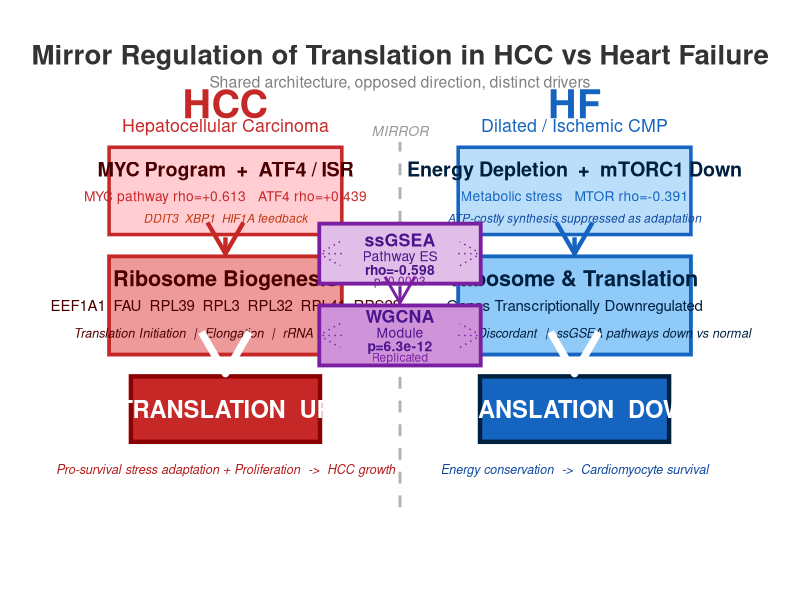

Generate this figure with R:
library(ggplot2)
library(grid)

PROJ_DIR <- "D:/R_projects/revision_analysis"

# Simple 3-color palette
red  <- "#C62828"
blue <- "#1565C0"
purp <- "#7B1FA2"
grey <- "grey30"

# Set up 16:9 canvas with grid units
# Layout: [HCC panel | MIDDLE | HF panel]
# HCC: x=0.1-0.42, MID: x=0.42-0.58, HF: x=0.58-0.9
# Y ranges: 0.1 to 0.9

p <- ggplot() +
  # Title
  annotate("text", x=0.5, y=0.95, label="Mirror Regulation of Translation in HCC vs Heart Failure",
           fontface="bold", size=7, color="grey20") +
  annotate("text", x=0.5, y=0.90, label="Shared architecture, opposed direction, distinct drivers",
           size=4, color="grey50") +

  # Disease labels
  annotate("text", x=0.26, y=0.86, label="HCC", fontface="bold", size=10, color=red) +
  annotate("text", x=0.74, y=0.86, label="HF", fontface="bold", size=10, color=blue) +
  annotate("text", x=0.26, y=0.82, label="Hepatocellular Carcinoma", size=4.5, color=red) +
  annotate("text", x=0.74, y=0.82, label="Dilated / Ischemic CMP", size=4.5, color=blue) +

  # Vertical divider
  annotate("segment", x=0.50, xend=0.50, y=0.12, yend=0.79, linetype="dashed", color="grey70", linewidth=1) +
  annotate("text", x=0.50, y=0.81, label="MIRROR", size=3.5, color="grey60", fontface="italic") +

  # ===== HCC BOX 1: Upstream (y: 0.64-0.77, x: 0.10-0.42) =====
  annotate("rect", xmin=0.10, xmax=0.42, ymin=0.62, ymax=0.78, fill="#FFCDD2", color=red, linewidth=1.2) +
  annotate("text", x=0.26, y=0.74, label="MYC Program  +  ATF4 / ISR", fontface="bold", size=5, color="#4A0000") +
  annotate("text", x=0.26, y=0.69, label="MYC pathway rho=+0.613   ATF4 rho=+0.439", size=3.5, color=red) +
  annotate("text", x=0.26, y=0.65, label="DDIT3  XBP1  HIF1A feedback", size=3, color="#BF360C", fontface="italic") +

  # ===== HCC BOX 2: Translation (y: 0.42-0.58, x: 0.10-0.42) =====
  annotate("rect", xmin=0.10, xmax=0.42, ymin=0.40, ymax=0.58, fill="#EF9A9A", color=red, linewidth=1.3) +
  annotate("text", x=0.26, y=0.54, label="Ribosome Biogenesis", fontface="bold", size=5.5, color="#4A0000") +
  annotate("text", x=0.26, y=0.49, label="EEF1A1  FAU  RPL39  RPL3  RPL32  RPL41  RPS28", size=3.8, color="#4A0000") +
  annotate("text", x=0.26, y=0.44, label="Translation Initiation  |  Elongation  |  rRNA Processing", size=3.2, color="#4A0000", fontface="italic") +

  # ===== HCC BOX 3: Output (y: 0.26-0.36, x: 0.13-0.39) =====
  annotate("rect", xmin=0.13, xmax=0.39, ymin=0.24, ymax=0.36, fill=red, color="#8B0000", linewidth=1.5) +
  annotate("text", x=0.26, y=0.30, label="TRANSLATION  UP", fontface="bold", size=6, color="white") +

  annotate("text", x=0.26, y=0.19, label="Pro-survival stress adaptation + Proliferation  ->  HCC growth",
           size=3.2, color="#B71C1C", fontface="italic") +

  # ===== HF BOX 1: Upstream (y: 0.64-0.77, x: 0.58-0.90) =====
  annotate("rect", xmin=0.58, xmax=0.90, ymin=0.62, ymax=0.78, fill="#BBDEFB", color=blue, linewidth=1.2) +
  annotate("text", x=0.74, y=0.74, label="Energy Depletion  +  mTORC1 Down", fontface="bold", size=5, color="#002040") +
  annotate("text", x=0.74, y=0.69, label="Metabolic stress   MTOR rho=-0.391", size=3.5, color=blue) +
  annotate("text", x=0.74, y=0.65, label="ATP-costly synthesis suppressed as adaptation", size=3, color="#0D47A1", fontface="italic") +

  # ===== HF BOX 2: Translation (y: 0.42-0.58, x: 0.58-0.90) =====
  annotate("rect", xmin=0.58, xmax=0.90, ymin=0.40, ymax=0.58, fill="#90CAF9", color=blue, linewidth=1.3) +
  annotate("text", x=0.74, y=0.54, label="Ribosome & Translation", fontface="bold", size=5.5, color="#002040") +
  annotate("text", x=0.74, y=0.49, label="Genes Transcriptionally Downregulated", size=3.8, color="#002040") +
  annotate("text", x=0.74, y=0.44, label="7 Hub Genes Discordant  |  ssGSEA pathways down vs normal", size=3.2, color="#002040", fontface="italic") +

  # ===== HF BOX 3: Output (y: 0.26-0.36, x: 0.61-0.87) =====
  annotate("rect", xmin=0.61, xmax=0.87, ymin=0.24, ymax=0.36, fill=blue, color="#002040", linewidth=1.5) +
  annotate("text", x=0.74, y=0.30, label="TRANSLATION  DOWN", fontface="bold", size=6, color="white") +

  annotate("text", x=0.74, y=0.19, label="Energy conservation  ->  Cardiomyocyte survival",
           size=3.2, color="#0D47A1", fontface="italic") +

  # ===== MIDDLE PANELS =====
  annotate("rect", xmin=0.389, xmax=0.611, ymin=0.53, ymax=0.64, fill="#E1BEE7", color=purp, linewidth=1.3) +
  annotate("text", x=0.50, y=0.61, label="ssGSEA", fontface="bold", size=4.5, color="#4A148C") +
  annotate("text", x=0.50, y=0.58, label="Pathway ES", size=3.5, color="#4A148C") +
  annotate("text", x=0.50, y=0.555, label="rho=-0.598", fontface="bold", size=3.5, color="#4A148C") +
  annotate("text", x=0.50, y=0.535, label="p=0.0003", size=3, color=purp) +

  annotate("rect", xmin=0.389, xmax=0.611, ymin=0.38, ymax=0.49, fill="#CE93D8", color=purp, linewidth=1.3) +
  annotate("text", x=0.50, y=0.47, label="WGCNA", fontface="bold", size=4.5, color="#4A148C") +
  annotate("text", x=0.50, y=0.44, label="Module", size=3.5, color="#4A148C") +
  annotate("text", x=0.50, y=0.415, label="p=6.3e-12", fontface="bold", size=3.5, color="#4A148C") +
  annotate("text", x=0.50, y=0.395, label="Replicated", size=3, color=purp) +

  # ===== ARROWS (vertical within HCC/HF) =====
  # HCC down arrows
  annotate("segment", x=0.26, xend=0.26, y=0.615, yend=0.585, arrow=arrow(length=unit(0.06,"npc")), color=red, linewidth=1.5) +
  annotate("segment", x=0.26, xend=0.26, y=0.395, yend=0.365, arrow=arrow(length=unit(0.08,"npc")), color="white", linewidth=2.5) +

  # HF down arrows
  annotate("segment", x=0.74, xend=0.74, y=0.615, yend=0.585, arrow=arrow(length=unit(0.06,"npc")), color=blue, linewidth=1.5) +
  annotate("segment", x=0.74, xend=0.74, y=0.395, yend=0.365, arrow=arrow(length=unit(0.08,"npc")), color="white", linewidth=2.5) +

  # Lateral: HCC/HF <-> middle
  annotate("segment", x=0.42, xend=0.389, y=0.585, yend=0.585, arrow=arrow(length=unit(0.04,"npc")), color=purp, linewidth=0.5, linetype="dotted") +
  annotate("segment", x=0.58, xend=0.611, y=0.585, yend=0.585, arrow=arrow(length=unit(0.04,"npc")), color=purp, linewidth=0.5, linetype="dotted") +
  annotate("segment", x=0.42, xend=0.389, y=0.435, yend=0.435, arrow=arrow(length=unit(0.04,"npc")), color=purp, linewidth=0.5, linetype="dotted") +
  annotate("segment", x=0.58, xend=0.611, y=0.435, yend=0.435, arrow=arrow(length=unit(0.04,"npc")), color=purp, linewidth=0.5, linetype="dotted") +

  # Middle: ssGSEA -> WGCNA
  annotate("segment", x=0.50, xend=0.50, y=0.525, yend=0.495, arrow=arrow(length=unit(0.05,"npc")), color=purp, linewidth=1) +

  coord_cartesian(xlim=c(0,1), ylim=c(0,1)) +
  theme_void() +
  theme(plot.background=element_rect(fill="white", color=NA))

ggsave(file.path(PROJ_DIR, "figures", "Figure6_Mechanistic_Model.png"), p, width=20, height=12, dpi=300)
cat("Done\n")
